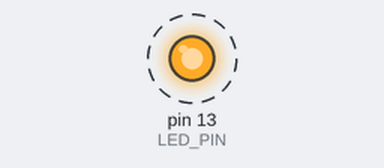
A sketch run on a simulated Arduino Uno, built with avr-gcc and run on an emulated ATmega328P. Shown: output pins drawn as LEDs (lit = HIGH). Dashed ring = blinking.

Above: at 0.2 s.
Timing chart, 0 to 3.0 s (numbered marks = the images above):
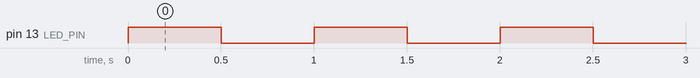

Measured:
- by itself, pin 13 (LED_PIN): alternates HIGH for 0.50 s and LOW for 0.50 s

The sketch:

blinking_metronome_sketch.ino
```cpp
const int LED_PIN = 13;
unsigned int delay_per_beat = 0;

void setup() {
  pinMode(LED_PIN, OUTPUT); // set the digital pin as the output

  // Calculate the amount of delay:
  // milliseconds per minute/beats per minute
  // milliseconds_per_minute and beats_per_minute have local scope
  unsigned int milliseconds_per_minute = 1000*60;
  unsigned int beats_per_minute = 60;

  // divide by 2 to get half the period
  delay_per_beat = milliseconds_per_minute/beats_per_minute/2;
}

void loop() {
  digitalWrite(LED_PIN, HIGH);  // Turn LED on
  delay(delay_per_beat);        // Delay = 1/2 period
  digitalWrite(LED_PIN, LOW);   // Turn LED off
  delay(delay_per_beat);        // Delay for the other 1/2 period
}
```
